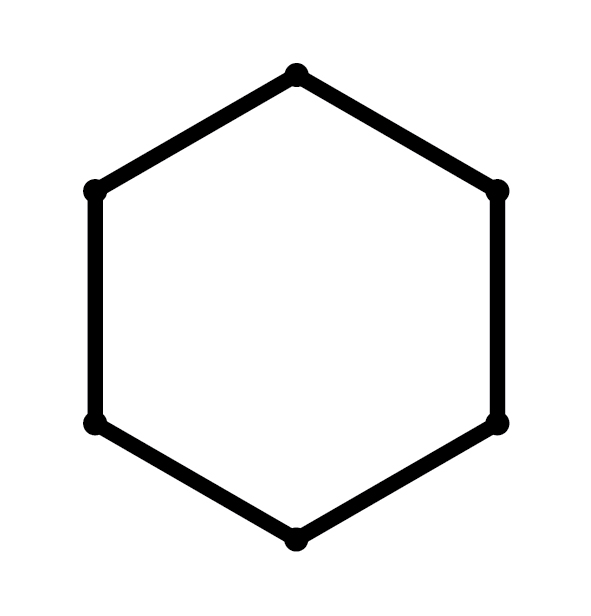
#> input picture cardGeneration/md_time_cards/12_shapes/6.jpg, 591 x 616 px, found by its file name
$ python card_gen.py   (older library calls are emulated)
#> lines starting #> are read from the running program, lines starting #| are printed output that depends on the picture
from PIL import Image, ImageDraw, ImageOps

# Define card dimensions (slightly larger than standard cards)
card_width_mm = 70
card_height_mm = 95

# Convert mm to pixels (assuming 300 DPI for high-quality print)
dpi = 300
def mm_to_px(mm):
    return int(mm * dpi / 25.4)

card_width_px = mm_to_px(card_width_mm)
card_height_px = mm_to_px(card_height_mm)

# Create a white background card
card = Image.new('RGB', (card_width_px, card_height_px), 'white')
#> card: PIL image 826x1122 RGB; every value is 255
draw = ImageDraw.Draw(card)

# Draw a 1px black border 4mm from the edge
margin_mm = 4
margin_px = mm_to_px(margin_mm)
border_rect = [
    (margin_px, margin_px),
    (card_width_px - margin_px - 1, card_height_px - margin_px - 1)
]
draw.rectangle(border_rect, outline='black', width=1)

# Load and resize the central symbol image
central_image = Image.open('/Users/computera/Documents/files/Documents1/py/cardGeneration/md_time_cards/12_shapes/6.jpg')  # Update with your image file
#> central_image is the input picture: PIL image 591x616 RGB; mean R, G, B 239.5, 239.5, 239.5
central_image = central_image.resize((400, 400), Image.ANTIALIAS)
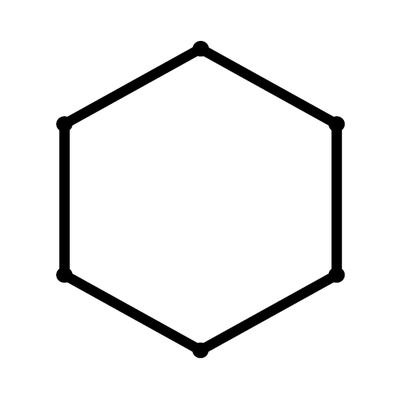
#> central_image: PIL image 400x400 RGB; mean R, G, B 239.5, 239.5, 239.5

# Paste the central image in the middle
central_x = (card_width_px - 400) // 2
central_y = (card_height_px - 400) // 2
card.paste(central_image, (central_x, central_y), central_image.convert('RGBA'))
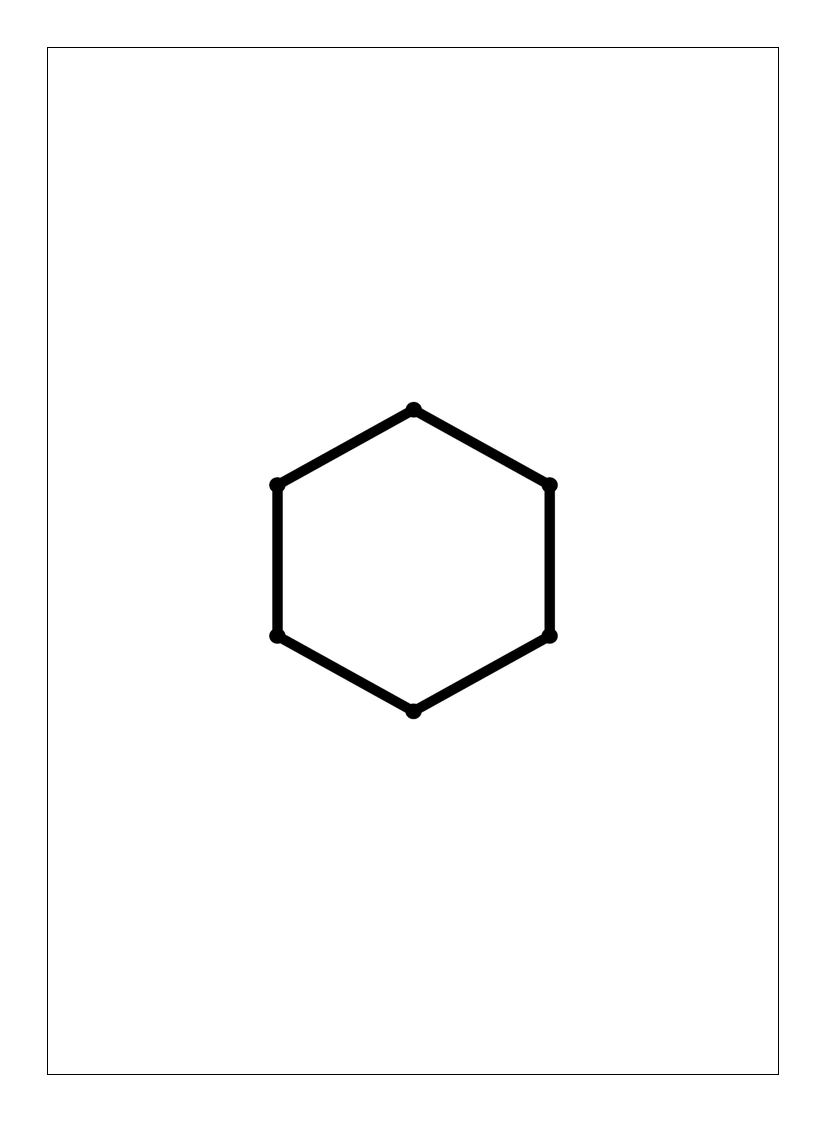
#> card: PIL image 826x1122 RGB; mean R, G, B 251.4, 251.4, 251.4

# Load and resize the small symbols
symbol1 = Image.open('/Users/computera/Documents/files/Documents1/py/cardGeneration/md_time_cards/12_shapes/1.jpg')  # Update with your image file
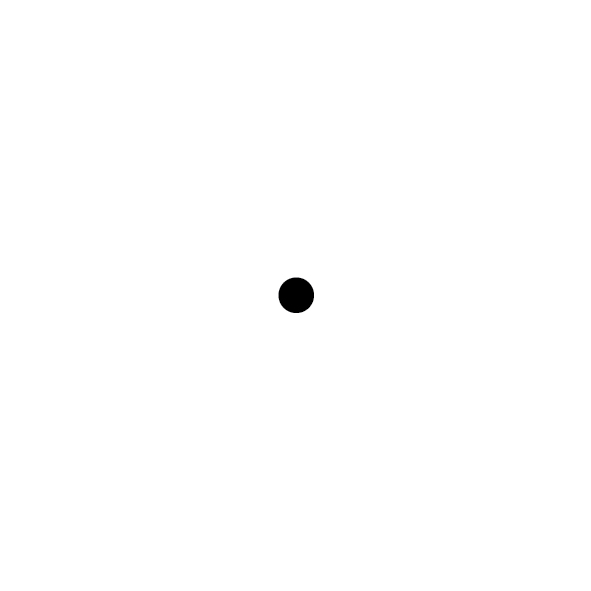
#> input picture cardGeneration/md_time_cards/12_shapes/1.jpg, 591 x 591 px, found by its file name
#> symbol1 is the input picture: PIL image 591x591 RGB; mean R, G, B 254.3, 254.3, 254.3
symbol2 = Image.open('/Users/computera/Documents/files/Documents1/py/cardGeneration/md_time_cards/12_shapes/2.jpg')  # Update with your image file
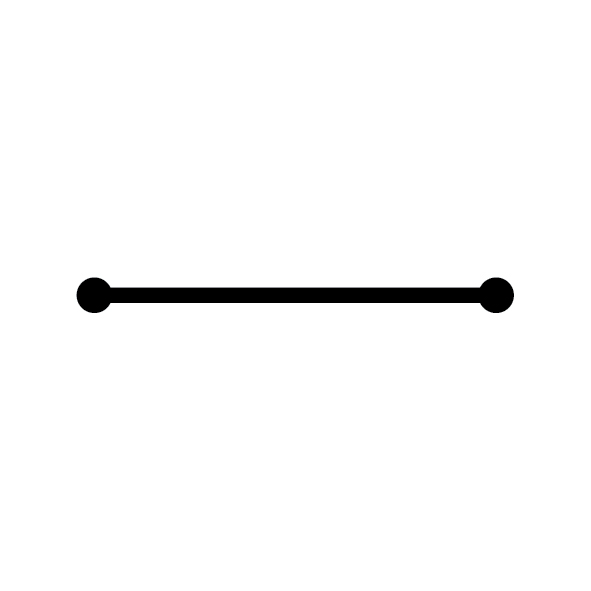
#> input picture cardGeneration/md_time_cards/12_shapes/2.jpg, 591 x 591 px, found by its file name
#> symbol2 is the input picture: PIL image 591x591 RGB; mean R, G, B 249.4, 249.4, 249.4

# Resize symbols slightly smaller to accommodate the border
symbol_inner_size = 198  # Inner size after resizing
symbol_border_size = 1   # Border size in pixels
symbol_total_size = symbol_inner_size + 2 * symbol_border_size  # Total size after adding border

symbol1 = symbol1.resize((symbol_inner_size, symbol_inner_size), Image.ANTIALIAS)
#> symbol1: PIL image 198x198 RGB
symbol2 = symbol2.resize((symbol_inner_size, symbol_inner_size), Image.ANTIALIAS)
#> symbol2: PIL image 198x198 RGB

# Add a thin 1px black border to the small images
symbol1 = ImageOps.expand(symbol1, border=symbol_border_size, fill='white')
#> symbol1: PIL image 200x200 RGB
symbol2 = ImageOps.expand(symbol2, border=symbol_border_size, fill='white')
#> symbol2: PIL image 200x200 RGB

# Paste the small symbols in the upper-left corner
x_top1 = margin_px + 5
y_top = margin_px + 5
x_top2 = x_top1 + symbol_total_size + 5  # 5px spacing between symbols

card.paste(symbol1, (x_top1, y_top), symbol1.convert('RGBA'))
card.paste(symbol2, (x_top2, y_top), symbol2.convert('RGBA'))

# Paste the small symbols in the bottom-right corner, aligning both to the right
x_bottom2 = card_width_px - margin_px - symbol_total_size - 5
y_bottom = card_height_px - margin_px - symbol_total_size - 5
x_bottom1 = x_bottom2 - symbol_total_size - 5  # 5px spacing between symbols

card.paste(symbol2, (x_bottom1, y_bottom), symbol2.convert('RGBA'))  # Second image first
card.paste(symbol1, (x_bottom2, y_bottom), symbol1.convert('RGBA'))  # First image second


# Save the card image
card.save('card_output_fixed_v2.png')
